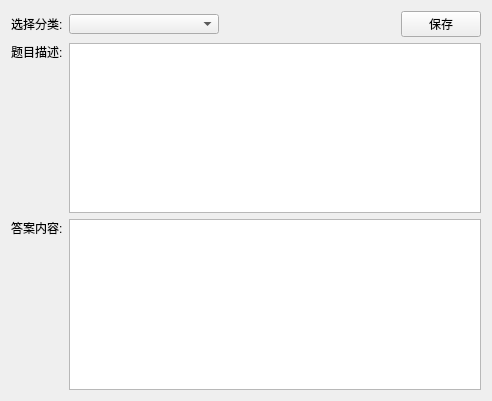
<?xml version="1.0" encoding="UTF-8"?>
<ui version="4.0">
 <class>AddOneSubjectDetail</class>
 <widget class="QWidget" name="AddOneSubjectDetail">
  <property name="geometry">
   <rect>
    <x>0</x>
    <y>0</y>
    <width>492</width>
    <height>401</height>
   </rect>
  </property>
  <property name="windowTitle">
   <string>添加新题目</string>
  </property>
  <layout class="QGridLayout" name="gridLayout">
   <item row="4" column="0">
    <spacer name="verticalSpacer_2">
     <property name="orientation">
      <enum>Qt::Vertical</enum>
     </property>
     <property name="sizeHint" stdset="0">
      <size>
       <width>20</width>
       <height>153</height>
      </size>
     </property>
    </spacer>
   </item>
   <item row="2" column="0">
    <spacer name="verticalSpacer">
     <property name="orientation">
      <enum>Qt::Vertical</enum>
     </property>
     <property name="sizeHint" stdset="0">
      <size>
       <width>20</width>
       <height>153</height>
      </size>
     </property>
    </spacer>
   </item>
   <item row="0" column="3">
    <spacer name="horizontalSpacer">
     <property name="orientation">
      <enum>Qt::Horizontal</enum>
     </property>
     <property name="sizeType">
      <enum>QSizePolicy::Expanding</enum>
     </property>
     <property name="sizeHint" stdset="0">
      <size>
       <width>302</width>
       <height>20</height>
      </size>
     </property>
    </spacer>
   </item>
   <item row="3" column="0">
    <widget class="QLabel" name="label_3">
     <property name="text">
      <string>答案内容:</string>
     </property>
    </widget>
   </item>
   <item row="0" column="0">
    <widget class="QLabel" name="label">
     <property name="text">
      <string>选择分类:</string>
     </property>
    </widget>
   </item>
   <item row="0" column="1">
    <widget class="QComboBox" name="categoryBox">
     <property name="enabled">
      <bool>true</bool>
     </property>
     <property name="sizePolicy">
      <sizepolicy hsizetype="Fixed" vsizetype="Expanding">
       <horstretch>66</horstretch>
       <verstretch>0</verstretch>
      </sizepolicy>
     </property>
     <property name="minimumSize">
      <size>
       <width>150</width>
       <height>20</height>
      </size>
     </property>
     <property name="maximumSize">
      <size>
       <width>150</width>
       <height>20</height>
      </size>
     </property>
     <property name="baseSize">
      <size>
       <width>106</width>
       <height>20</height>
      </size>
     </property>
    </widget>
   </item>
   <item row="1" column="0">
    <widget class="QLabel" name="label_2">
     <property name="text">
      <string>题目描述:</string>
     </property>
    </widget>
   </item>
   <item row="0" column="4">
    <widget class="QPushButton" name="saveButton">
     <property name="text">
      <string>保存</string>
     </property>
    </widget>
   </item>
   <item row="1" column="1" rowspan="2" colspan="4">
    <widget class="QTextEdit" name="questionEdit"/>
   </item>
   <item row="3" column="1" rowspan="2" colspan="4">
    <widget class="QTextEdit" name="answerEdit"/>
   </item>
  </layout>
 </widget>
 <resources/>
 <connections/>
</ui>
